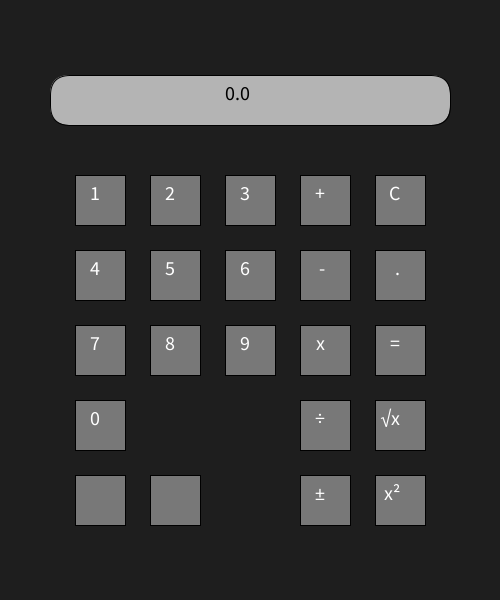
Frame 1 (no input)
Frame 60 (the mouse pressed at the canvas centre just before this capture): identical to frame 1, image omitted
Frame 120 (the mouse held since frame 60 and released just before this capture): identical to frame 1, image omitted

The Processing sketch that drew this single still picture (run headless with seeded random() and noise(); from frame 60 on, the mouse is pressed at the canvas centre):

// Processing sketch: Calculator
// ── Calculator.pde
// Jayden Liu | Sept 14 2026 | Calculator

String displayVal;
float l, r, result;
char op;
boolean left, newEntry;

Button[]numButtons = new Button[10];
Button[]opButtons = new Button[12];

void setup() {
  size(500, 600);
  displayVal = "0.0";
  l = 0.0;
  r = 0.0;
  result = 0.0;
  op = '0';
  left = true;
  newEntry = true;

  numButtons[0] = new Button(100.0, 425.0, '0');
  numButtons[1] = new Button(100.0, 200.0, '1');
  numButtons[2] = new Button(175.0, 200.0, '2');
  numButtons[3] = new Button(250.0, 200.0, '3');
  numButtons[4] = new Button(100.0, 275.0, '4');
  numButtons[5] = new Button(175.0, 275.0, '5');
  numButtons[6] = new Button(250.0, 275.0, '6');
  numButtons[7] = new Button(100.0, 350.0, '7');
  numButtons[8] = new Button(175.0, 350.0, '8');
  numButtons[9] = new Button(250.0, 350.0, '9');
  opButtons[0] = new Button(325.0, 200.0, '+');
  opButtons[1] = new Button(325.0, 275.0, '-');
  opButtons[2] = new Button(325.0, 350.0, 'x');
  opButtons[3] = new Button(325.0, 425.0, '÷');
  opButtons[4] = new Button(325.0, 500.0, '±');
  opButtons[5] = new Button(400.0, 200.0, 'C');
  opButtons[6] = new Button(400.0, 275.0, '.');
  opButtons[7] = new Button(400.0, 350.0, '=');
  opButtons[8] = new Button(400.0, 425.0, 'q');
  opButtons[9] = new Button(400.0, 500.0, 's');
  opButtons[10] = new Button(100.0, 500.0, ' ');
  opButtons[11] = new Button(175.0, 500.0, ' ');
}

void draw () {
  background(30);
  updateDisplay();
  for (int i = 0; i< numButtons.length; i++) {
    numButtons[i].display();
    numButtons[i].mouseOver(mouseX, mouseY);
  }
  for (int i = 0; i< opButtons.length; i++) {
    opButtons[i].display();
    opButtons[i].mouseOver(mouseX, mouseY);
  }


  rectMode (CENTER);
  textAlign (CENTER);
}

void updateDisplay () {
  // Background shape
  rectMode(CENTER);
  fill(180);
  rect(250, 100, 400, 50, 20);

  //Overlay text
  fill(0);
  textAlign(RIGHT);
  text(displayVal, 250, 100);
}


void printState() {
  println(
    "l: " + l +
    " | r: " + r +
    " | result: " + result +
    " | left: " + left +
    " | op: " + op +
    " | display: " + displayVal
    );
}




void mouseReleased() {
  //update display button mouse click
  for (int i = 0; i < numButtons.length; i ++) {
    if (numButtons[i].hover == true) {
      String digit = str(numButtons[i].val);

      if (newEntry || displayVal.equals("0.0")) {
        // Replace value if 0.0
        displayVal = digit;
        newEntry = false;
      } else {
        displayVal += digit;
      }
    }
    if (left) {
      l = float(displayVal);
    } else {
      r = float(displayVal);
    }
  }


  for (int i = 0; i < opButtons.length; i ++) {
    if (opButtons[i].hover == true) {
      char clicked = opButtons[i].val;


      if (clicked == '=') {
        performCal();
        
      } else if (clicked == '+' || clicked == '-' ||
        clicked == 'x' || clicked == '÷') {
        op = clicked;
        left = false;
        newEntry = true;
        displayVal += str(op);
      } else if (clicked == '±') {
        toggleSign();
      } else if (clicked == 'C') {
        //resets all variables
        displayVal = "0.0";
        l = 0.0;
        r = 0.0;
        result = 0.0;
        op = '0';
        left = true;
        newEntry = true;
      } else if (clicked == 'q') {
        //square root of value
        if (left == true) {
          l = sqrt(l);
          displayVal = str(l);
        } else {
          r = sqrt(r);
          displayVal = str(r);
        }
      } else if (clicked == 's') {
        //squares
        if (left == true) {
          l = sq(l);
          displayVal = str(l);
        } else {
          r = sq(r);
          displayVal = str(r);
        }
      } else if (clicked == '.') {
        if (!displayVal.contains(".")) {
          if (left == true) {
            displayVal += ".";
            l = float(displayVal);
          } else {
            displayVal += ".";
            r = float(displayVal);
          }
        }
      }
    }
  }
  printState();
}






void toggleSign() {
  if (left) {
    result = l * -1;
  } else {
    result = r *-1;
  }
  displayVal = str(result);
}

void performCal() { //creates the logic for + - x and ÷
  if (op == '+') {
    result = l + r;
  } else if (op == '-') {
    result = l - r;
  } else if (op == '÷') {
    if (r == 0) {
      displayVal = "ERROR";
      newEntry = true;
      return;
    } else {
      result = l / r;
    }
  } else if (op == 'x') {
    result = l * r;
  } else {
    return;
  }
  displayVal = str(result);
}

void keyPressed() {
  if (key == '1') {
    println("You hit 1" + keyCode);
    handleEvent('1', true);
  } else if (key == '2') {
    println("You hit 2" + keyCode);
    handleEvent('2', true);
  } else if (key == '3') {
    println("You hit 3" + keyCode);
    handleEvent('3', true);
  } else if (key == '4') {
    println("You hit 4" + keyCode);
    handleEvent('4', true);
  } else if (key == '5') {
    println("You hit 5" + keyCode);
    handleEvent('5', true);
  } else if (key == '6') {
    println("You hit 6" + keyCode);
    handleEvent('6', true);
  } else if (key == '7') {
    println("You hit 7" + keyCode);
    handleEvent('7', true);
  } else if (key == '8') {
    println("You hit 8" + keyCode);
    handleEvent('8', true);
  } else if (key == '9') {
    println("You hit 9" + keyCode);
    handleEvent('9', true);
  } else if (key == '0') {
    println("You hit 0" + keyCode);
    handleEvent('0', true);
  } else if (key == '-') {
    println("You hit -" + keyCode);
    handleEvent('-', false); 
  } else if (key == '+') {
    println("You hit +" + keyCode);
    handleEvent('+', false);
  } else if (key == 'x') {
    println("You hit x" + keyCode);
    handleEvent('x', false);
  } else if (key == '/') {
    println("You hit /" + keyCode);
    handleEvent('/', false);
  } else if (key == '.') {
    println("You hit ." + keyCode);
    handleEvent('.', false);
  } else if (key == 'c') {
    println("You hit c" + keyCode);
    handleEvent('c', false);
  }
}

void handleEvent(char val, boolean isNum) {
  if (isNum) {
    String digit = str(val);

    if (newEntry || displayVal.equals("0.0")) {
      // Replace value if 0.0
      displayVal = digit;
      newEntry = false;
    } else {
      displayVal += digit;
    }


    if (left) {
      l = float(displayVal);
    } else {
      r = float(displayVal);
    }
  } else {
    //other stuff
  }
}

// ── Button.pde
class Button {
  //Member variables
  float x, y, w, h;
  color c1, c2;
  char val;
  boolean hover;
  //constructor
  Button (float x, float y, char val) {
    this.x = x;
    this.y = y;
    w = 50;
    h = 50;
    c1 = color(200);
    c2 = color(120);
    textSize(20);
    this.val = val;
    hover = false;
  }


  //member methods
  void display () {
    if (hover == true) {
      fill(c1);
    } else {
      fill(c2);
    }
    rectMode(CENTER);
    rect(x, y, w, h);
    fill(255);
    if (val == 's') {
      text("x²", x, y);
    } else if (val == 'q') {
      text("√x", x, y);
    } else {
    text(val, x, y);
    }
  }
  void mouseOver(float tempX, float tempY) {
    if (tempX > x-w/2  && tempX < x+w/2 && tempY > y-h && tempY < y+h/2) {
      hover = true;
    } else {
      hover = false;
    }
  }
}
